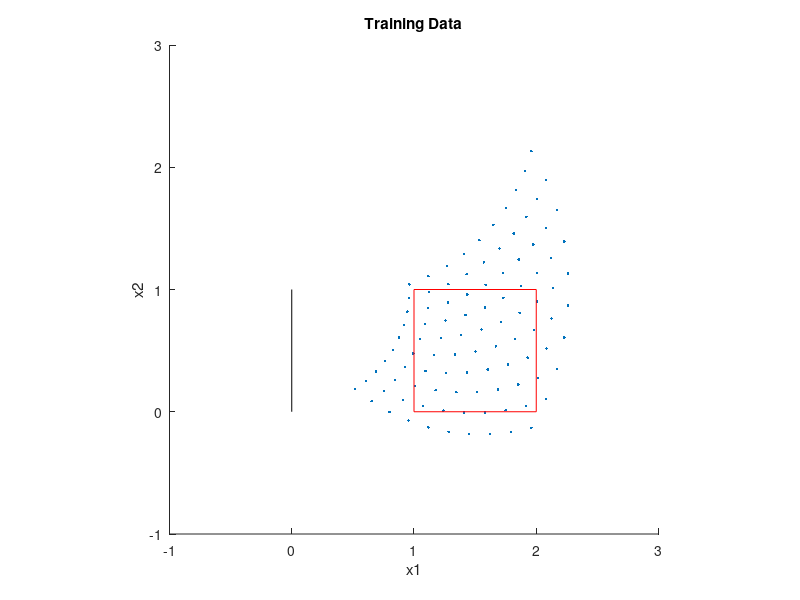
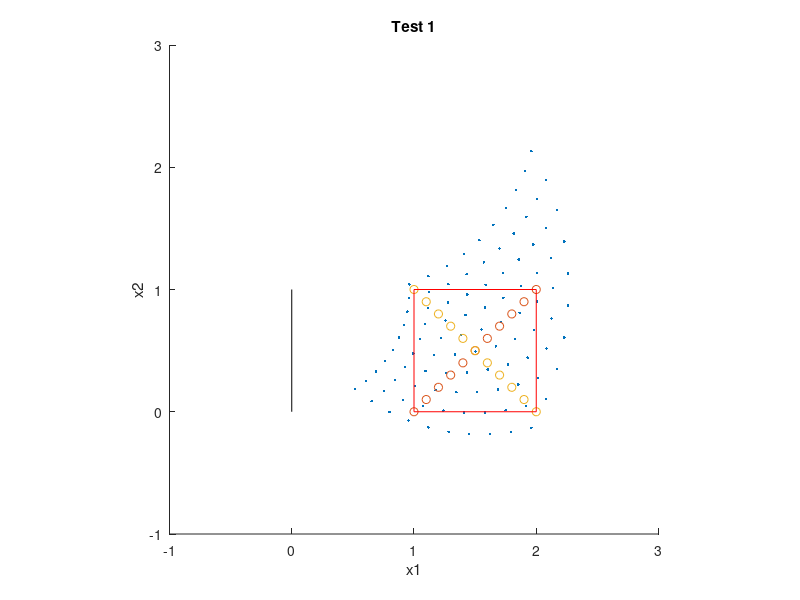
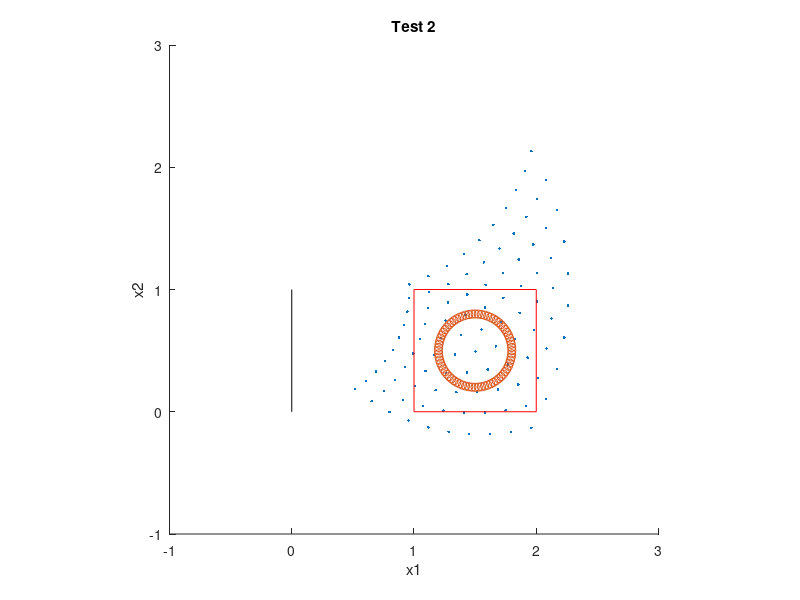
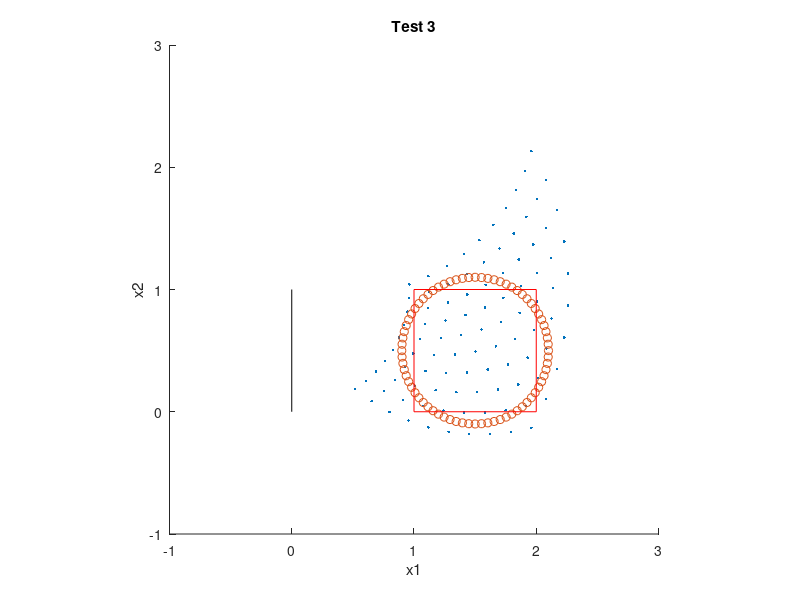

Write MATLAB code to recreate these figures, in order.
clear; close all; clc;

%% Constants
h = 1;
l1 = 1.6;
l2 = 1.6;
n = 1e1;
m = 1e1;
p = 1;

x2math = @(theta1, theta2, l1, l2) l1*cosd(theta1 - 90) + l2*sind(theta2 + theta1 - 180);
y2math = @(theta1, theta2, l1, l2, h) h + l1*sind(theta1 - 90) - l2*cosd(theta2 + theta1 - 180);

%% Training Data
min1 = 105;
max1 = 165;
min2 = 35;
max2 = 90;
t_th1 = linspace(min1,max1,n)';
t_th2 = linspace(min2,max2,m)';
% t_th1 = min1 + (max1 - min1)*sum(rand(n,p),2)/p;
% t_th2 = min2 + (max2 - min2)*sum(rand(m,p),2)/p;
for ii = 1:n
    for jj = 1:m
        t_x2(n*(ii-1)+jj,1) = x2math(t_th1(ii), t_th2(jj), l1, l2);
        t_y2(n*(ii-1)+jj,1) = y2math(t_th1(ii), t_th2(jj), l1, l2, h);
        tlra_tra(n*(ii-1)+jj,:) = [t_x2(n*(ii-1)+jj,1), t_y2(n*(ii-1)+jj,1), t_th1(ii), t_th2(jj)];
    end
end
figure
axis([-1,3,-1,3],'square')
hold on
plot(t_x2, t_y2, '.')
plot([1,2], [0,0], "r")
plot([1,2], [1,1], "r")
plot([1,1], [0,1], "r")
plot([2,2], [0,1], "r")
plot([0,0], [0,1], "k")
hold off
title("Training Data")
xlabel("x1")
ylabel("x2")


%% Testing Data
test_x1 = linspace(1,2,11)';
test_y1_1 = test_x1 - 1;
test_y1_2 = 2 - test_x1;
theta = (0:5:355)';
tl = length(theta);
test_x2 = 1.5 + 0.3*cosd(theta);
test_y2 = 0.5 + 0.3*sind(theta);
test_x3 = 1.5 + 0.6*cosd(theta);
test_y3 = 0.5 + 0.6*sind(theta);

tlra_tes = [test_x1, test_y1_1, zeros(11,1), zeros(11,1);
            test_x1, test_y1_2, zeros(11,1), zeros(11,1);
            test_x2, test_y2, zeros(tl,1), zeros(tl,1);
            test_x3, test_y3, zeros(tl,1), zeros(tl,1)];

figure
% axis([1,2,0,1],'square')
axis([-1,3,-1,3],'square')
hold on
plot(t_x2, t_y2, '.')
plot(test_x1, test_y1_1, "o")
plot(test_x1, test_y1_2, "o")
plot([1,2], [0,0], "r")
plot([1,2], [1,1], "r")
plot([1,1], [0,1], "r")
plot([2,2], [0,1], "r")
plot([0,0], [0,1], "k")
hold off
title("Test 1")
xlabel("x1")
ylabel("x2")

figure
axis([-1,3,-1,3],'square')
hold on
plot(t_x2, t_y2, '.')
plot(test_x2, test_y2, "o")
plot([1,2], [0,0], "r")
plot([1,2], [1,1], "r")
plot([1,1], [0,1], "r")
plot([2,2], [0,1], "r")
plot([0,0], [0,1], "k")
hold off
title("Test 2")
xlabel("x1")
ylabel("x2")

figure
axis([-1,3,-1,3],'square')
hold on
plot(t_x2, t_y2, '.')
plot(test_x3, test_y3, "o")
plot([1,2], [0,0], "r")
plot([1,2], [1,1], "r")
plot([1,1], [0,1], "r")
plot([2,2], [0,1], "r")
plot([0,0], [0,1], "k")
hold off
title("Test 3")
xlabel("x1")
ylabel("x2")
